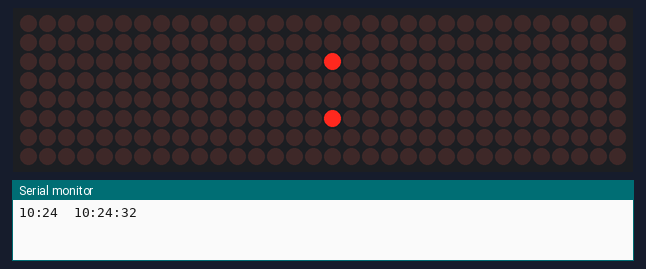
A sketch run on a simulated ESP8266 (NodeMCU). Shown: 32×8 LED matrix, the last lines printed to the serial monitor. WiFi joins after 1.5 s; servers stay silent unless stated; network time is answered at once with the bench clock; the local clock reads 2024-03-15 10:24:30 at power-on unless the sketch sets it.

Above: at 2.6 s.
At 5.46 s:
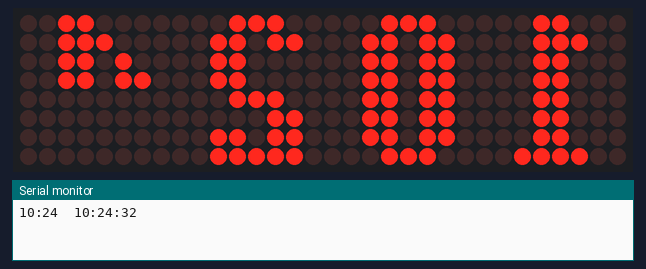
At 11.2 s:
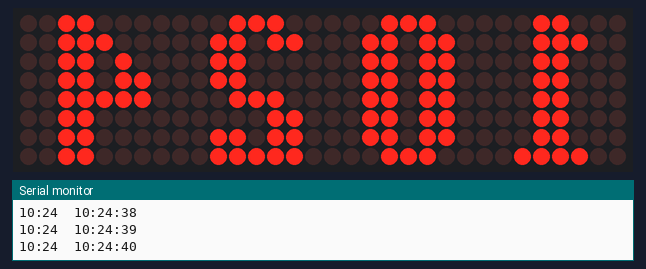
At 20.7 s:
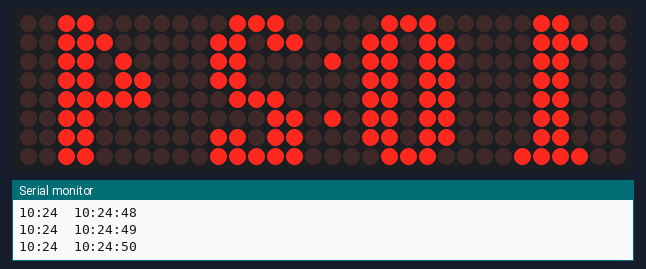
At 31.6 s:
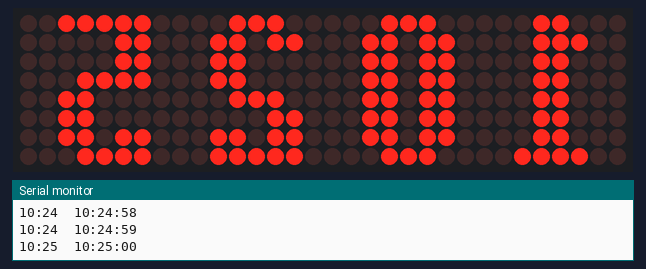
At 39.1 s:
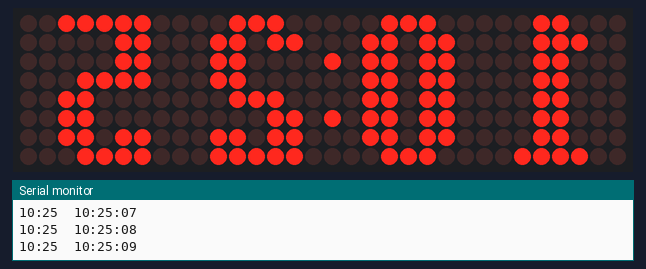

Measured:
- what the display in image 0 shows lasts 0.5 s, from 2.5 s to 3.0 s

The sketch:

ntpTime.ino
```cpp
#include <NTPClient.h>
#include <ESP8266WiFi.h>
#include <WiFiUdp.h>

#include <MD_MAX72xx.h>
#include <SPI.h>

#define HARDWARE_TYPE MD_MAX72XX::FC16_HW
#define MAX_DEVICES 4

#define CLK_PIN   D7  // or SCK
#define DATA_PIN  D5  // or MOSI
#define CS_PIN    D4  // or SS

MD_MAX72XX Display = MD_MAX72XX(HARDWARE_TYPE, DATA_PIN, CLK_PIN, CS_PIN, MAX_DEVICES);

unsigned char setzero[8]  ={0x1C, 0x36, 0x36, 0x36, 0x36, 0x36, 0x36, 0x1C}; //Digit 0
unsigned char setone[8]   ={0x18, 0x1C, 0x18, 0x18, 0x18, 0x18, 0x18, 0x3C}; //Digit 1
unsigned char settwo[8]   ={0x1C, 0x36, 0x30, 0x30, 0x1C, 0x6,  0x36, 0x3E}; //Digit 2
unsigned char setthree[8] ={0x1C, 0x36, 0x30, 0x3C, 0x30, 0x30, 0x36, 0x1C}; //Digit 3
unsigned char setfour[8]  ={0x30, 0x38, 0x34, 0x36, 0x3E, 0x30, 0x30, 0x30}; //Digit 4
unsigned char setfive[8]  ={0x3E, 0x6,  0x6,  0x1E, 0x30, 0x30, 0x36, 0x1E}; //Digit 5
unsigned char setsix[8]   ={0x1C, 0x36, 0x6,  0x1E, 0x36, 0x36, 0x36, 0x1C}; //Digit 6
unsigned char setseven[8] ={0x3E, 0x3E, 0x30, 0x18, 0xC,  0x6,  0x6,  0x6}; //Digit 7
unsigned char seteight[8] ={0x1C, 0x36, 0x36, 0x1C, 0x36, 0x36, 0x36, 0x1C}; //Digit 8
unsigned char setnine[8]  ={0x1C, 0x36, 0x36, 0x3C, 0x30, 0x30, 0x32, 0x1C}; //Digit 9
unsigned char setdots = 0x24;
unsigned char setblank = 0x0;
int rowDelay = 50;

String hour, minute;
String Formatted_time;
bool isDay = false;

const char *ssid     = "";
const char *password = "";
String digit0 = "61";
String digit1 = "61";
String digit2 = "61";
String digit3 = "61";

WiFiUDP ntpUDP;
NTPClient timeClient(ntpUDP, "3.mx.pool.ntp.org", -21600, 43200);

void obtainTime() {
  Formatted_time = timeClient.getFormattedTime();

  hour = Formatted_time.substring(0, 2);
  minute = Formatted_time.substring(3, 5);

  if (hour >= "07" && hour <= "18" && !isDay) {
    Display.control(MD_MAX72XX::INTENSITY , 1);
    isDay = true;
  }
  if (hour >= "19" && isDay) {
    Display.control(MD_MAX72XX::INTENSITY , 0);
    isDay = false;
  }

  if ((hour.toInt() == 0) or (hour.toInt() == 12)) {
    hour = String(12);
  }
  else {
    hour = String(hour.toInt() % 12);
    if (hour.length() == 1) {
      hour = "0" + hour;
    }
  }

  Serial.println ( hour + ":" + minute + "  " + Formatted_time);
}

void updateTime() {
  WiFi.begin(ssid, password);

  while ( WiFi.status() != WL_CONNECTED ) {
    delay ( 500 );
    Display.setColumn(1, 7, setdots);
    delay ( 500 );
    Display.setColumn(1, 7, setblank);
  }

  timeClient.update();

  WiFi.disconnect();
}

void setNumber(String Sdigit,int digitIndex) {
  int digit = Sdigit.toInt();
  switch (digit) {
    case 0:
      for (int j=0; j<8; j++) {
        Display.setRow(digitIndex, j, setzero[j]);
        delay(rowDelay);
      }
      break;
    case 1:
      for (int j=0; j<8; j++) {
        Display.setRow(digitIndex, j, setone[j]);
        delay(rowDelay);
      }
      break;
    case 2:
      for (int j=0; j<8; j++) {
        Display.setRow(digitIndex, j, settwo[j]);
        delay(rowDelay);
      }
      break;
    case 3:
      for (int j=0; j<8; j++) {
        Display.setRow(digitIndex, j, setthree[j]);
        delay(rowDelay);
      }
      break;
    case 4:
      for (int j=0; j<8; j++) {
        Display.setRow(digitIndex, j, setfour[j]);
        delay(rowDelay);
      }
      break;
    case 5:
      for (int j=0; j<8; j++) {
        Display.setRow(digitIndex, j, setfive[j]);
        delay(rowDelay);
      }
      break;
    case 6:
      for (int j=0; j<8; j++) {
        Display.setRow(digitIndex, j, setsix[j]);
        delay(rowDelay);
      }
      break;
    case 7:
      for (int j=0; j<8; j++) {
        Display.setRow(digitIndex, j, setseven[j]);
        delay(rowDelay);
      }
      break;
    case 8:
      for (int j=0; j<8; j++) {
        Display.setRow(digitIndex, j, seteight[j]);
        delay(rowDelay);
      }
      break;
    case 9:
      for (int j=0; j<8; j++) {
        Display.setRow(digitIndex, j, setnine[j]);
        delay(rowDelay);
      }
      break;
  }
}

void setup(){
  Serial.begin(115200);

  Display.begin();
  Display.clear();
  Display.control(MD_MAX72XX::INTENSITY , 0);

  timeClient.begin();
  updateTime();
}

void loop() {
  obtainTime();

  if (digit0 != hour.substring(0, 1)){
    digit0 = hour.substring(0, 1);
    updateTime();
    if (digit0 == "0") {
      Display.clear(0);
    } else {
      setNumber(digit0, 0);
    }
  }
  if (digit1 != hour.substring(1, 2)){
    digit1 = hour.substring(1, 2);
    setNumber(digit1, 1);
  }
  if (digit2 != minute.substring(0, 1)){
    digit2 = minute.substring(0, 1);
    setNumber(digit2, 2);
  }
  if (digit3 != minute.substring(1, 2)){
    digit3 = minute.substring(1, 2);
    setNumber(digit3, 3);
  }

  Display.setColumn(1, 7, setdots);
  delay(500);
  Display.setColumn(1, 7, setblank);
  delay(500);
}
```
